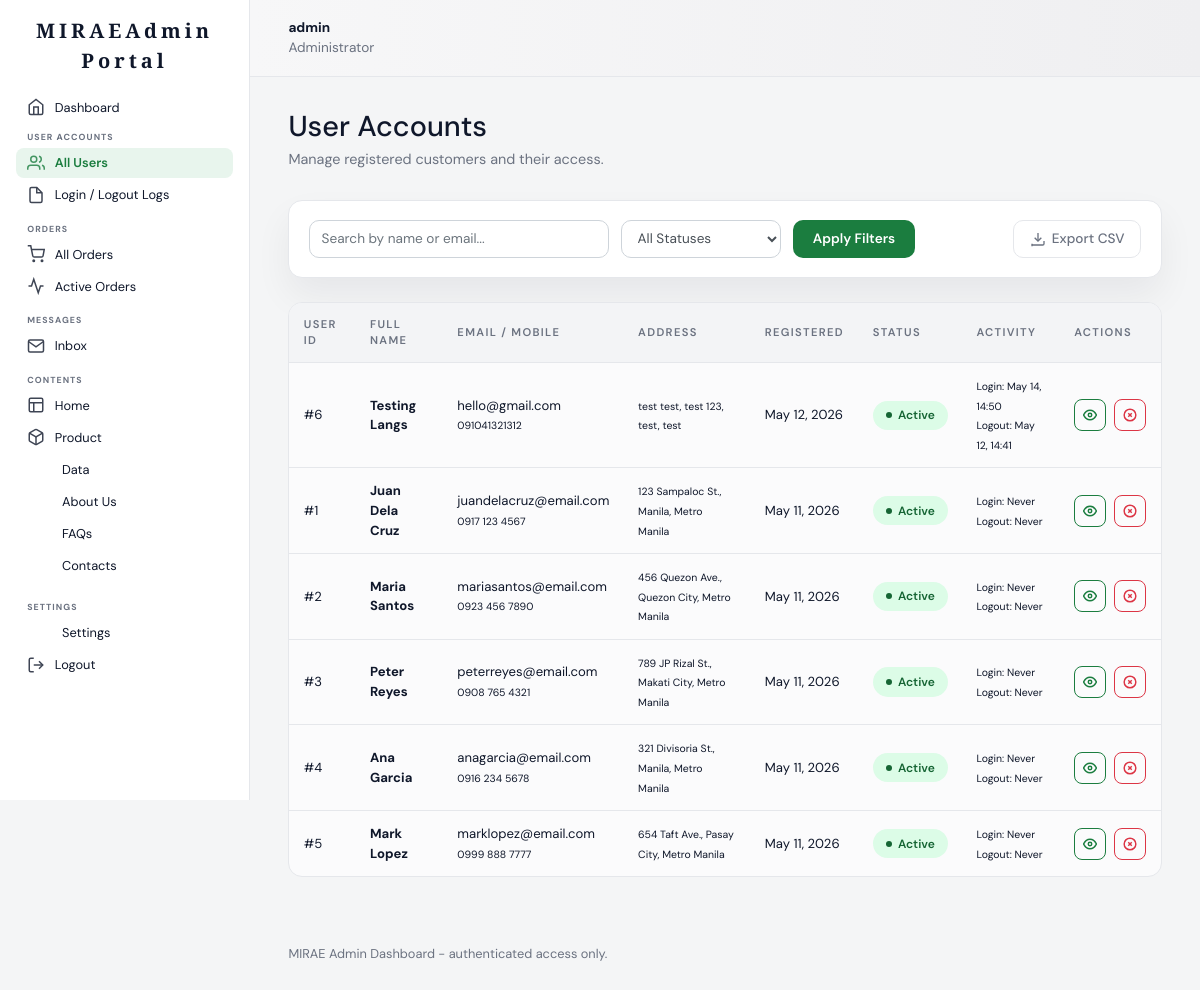
The page /admin/customers.php (signed in) on the database its author committed.
### tables this page shows
CREATE TABLE `customers` (
  `id` int(11) NOT NULL AUTO_INCREMENT,
  `name` varchar(255) NOT NULL,
  `email` varchar(255) NOT NULL,
  `password` varchar(255) NOT NULL,
  `phone` varchar(20) DEFAULT NULL,
  `address` text DEFAULT NULL,
  `city` varchar(100) DEFAULT NULL,
  `province` varchar(100) DEFAULT NULL,
  `postal_code` varchar(20) DEFAULT NULL,
  `status` enum('Active','Inactive') NOT NULL DEFAULT 'Active',
  `notes` text DEFAULT NULL,
  `created_at` timestamp NOT NULL DEFAULT current_timestamp(),
  `last_login` timestamp NULL DEFAULT NULL,
  `last_logout` timestamp NULL DEFAULT NULL,
  PRIMARY KEY (`id`),
  UNIQUE KEY `email` (`email`)
);

### admin/customers.php (the view, shortened to what this page needs)
<?php
require_once __DIR__ . '/../config/db.php';
$search = isset($_GET['search']) ? trim($_GET['search']) : '';
$whereClauses = [];
$whereSql = count($whereClauses) > 0 ? "WHERE " . implode(' AND ', $whereClauses) : '';
$customers = [];
$sql = "SELECT id, name, email, phone, address, city, province, status, created_at, last_login, last_logout
        FROM customers
        $whereSql
        ORDER BY created_at DESC";
if ($result = $conn->query($sql)) {
    while ($row = $result->fetch_assoc()) {
        $customers[] = $row;
    }
}
include __DIR__ . '/includes/header.php';
include __DIR__ . '/includes/sidebar.php';
?>
<main class="admin-content">
    <div class="page-header">
        <h1>User Accounts</h1>
        <p>Manage registered customers and their access.</p>
    </div>
    <section class="table-controls">
        <div style="display: flex; align-items: center; justify-content: space-between; gap: 1rem; flex-wrap: wrap;">
            <form action="" method="get" class="search-form" style="flex: 1;">
                <div style="flex: 1; max-width: 300px;">
                    <input type="text" name="search" class="form-control" placeholder="Search by name or email..." value="<?php echo htmlspecialchars($search); ?>">
                </div>
                <div style="width: 160px;">
                    <select name="status" class="form-control">
                        <option value="">All Statuses</option>
                    </select>
                </div>
                <button type="submit" class="btn btn-primary">Apply Filters</button>
            </form>
            <a href="?export=csv" class="btn btn-outline-secondary">
                <svg viewBox="0 0 24 24" width="16" height="16" fill="none" stroke="currentColor" stroke-width="2" style="margin-right: 6px;"><path d="M21 15v4a2 2 0 0 1-2 2H5a2 2 0 0 1-2-2v4"></path><polyline points="7 10 12 15 17 10"></polyline><line x1="12" y1="15" x2="12" y2="3"></line></svg>
                Export CSV
            </a>
        </div>
    </section>
    <div class="table-wrap">
        <table>
            <thead>
                <tr>
                    <th>User ID</th>
                    <th>Full Name</th>
                    <th>Email / Mobile</th>
                    <th>Address</th>
                    <th>Registered</th>
                    <th>Status</th>
                    <th>Activity</th>
                    <th>Actions</th>
                </tr>
            </thead>
            <tbody>
                <?php if (!$customers) : ?>
                    <tr><td colspan="8">No customers found.</td></tr>
                <?php else : ?>
                    <?php foreach ($customers as $customer) : ?>
                        <tr>
                            <td>#<?php echo htmlspecialchars($customer['id']); ?></td>
                            <td><strong><?php echo htmlspecialchars($customer['name']); ?></strong></td>
                            <td>
                                <div><?php echo htmlspecialchars($customer['email']); ?></div>
                                <small><?php echo htmlspecialchars($customer['phone'] ?? '-'); ?></small>
                            </td>
                            <td>
                                <small>
                                    <?php echo htmlspecialchars($customer['address']); ?>,
                                    <?php echo htmlspecialchars($customer['city']); ?>,
                                    <?php echo htmlspecialchars($customer['province']); ?>
                                </small>
                            </td>
                            <td><?php echo htmlspecialchars(date('M d, Y', strtotime($customer['created_at']))); ?></td>
                            <td>
                                <span class="status-pill <?php echo $customer['status'] === 'Active' ? 'status-completed' : 'status-cancelled'; ?>">
                                    <?php echo htmlspecialchars($customer['status']); ?>
                                </span>
                            </td>
                            <td>
                                <small>Login: <?php echo $customer['last_login'] ? date('M d, H:i', strtotime($customer['last_login'])) : 'Never'; ?></small><br>
                                <small>Logout: <?php echo $customer['last_logout'] ? date('M d, H:i', strtotime($customer['last_logout'])) : 'Never'; ?></small>
                            </td>
                            <td>
                                <div class="icon-actions">
                                    <a href="view_customer.php?id=<?php echo $customer['id']; ?>" class="btn btn-outline-primary btn-sm" title="View Profile">
                                        <svg viewBox="0 0 24 24" width="14" height="14" fill="none" stroke="currentColor" stroke-width="2.5"><path d="M1 12s4-8 11-8 11 8 11 8-4 8-11 8-11-8-11-8z"></path><circle cx="12" cy="12" r="3"></circle></svg>
                                    </a>
                                    <button class="btn <?php echo $customer['status'] === 'Active' ? 'btn-outline-danger' : 'btn-outline-success'; ?> btn-sm btn-icon" title="<?php echo $customer['status'] === 'Active' ? 'Deactivate' : 'Reactivate'; ?>">
                                        <?php if ($customer['status'] === 'Active') : ?>
                                            <svg viewBox="0 0 24 24" width="14" height="14" fill="none" stroke="currentColor" stroke-width="2.5"><circle cx="12" cy="12" r="10"></circle><line x1="15" y1="9" x2="9" y2="15"></line><line x1="9" y1="9" x2="15" y2="15"></line></svg>
                                        <?php else : ?>
                                            <svg viewBox="0 0 24 24" width="14" height="14" fill="none" stroke="currentColor" stroke-width="2.5"><path d="M22 11.08V12a10 10 0 1 1-5.93-9.14"></path><polyline points="22 4 12 14.01 9 11.01"></polyline></svg>
                                        <?php endif; ?>
                                    </button>
                                </div>
                            </td>
                        </tr>
                    <?php endforeach; ?>
                <?php endif; ?>
            </tbody>
        </table>
    </div>
</main>
<?php include __DIR__ . '/includes/footer.php'; ?>

### admin/assets/css/admin.css (style rules this page uses)
:root { --admin-bg: #f4f5f6; --admin-card: #ffffff; --admin-border: #e5e7eb; --admin-text: #0f172a; --admin-muted: #6b7280; --admin-accent: #1b7d3f; --admin-accent-soft: rgba(27, 125, 63, 0.14); --admin-radius: 16px; --admin-shadow: 0 18px 36px rgba(15, 23, 42, 0.06); }
* { box-sizing: border-box; }
body.admin-page { margin: 0; font-family: "DM Sans", "Segoe UI", sans-serif; color: var(--admin-text); background: var(--admin-bg); }
a, a:hover { color: inherit; text-decoration: none !important; }
.table-controls { margin-bottom: 1.5rem; background: var(--admin-card); padding: 1.2rem; border-radius: 14px; border: 1px solid var(--admin-border); box-shadow: var(--admin-shadow); }
.search-form { display: flex; align-items: center; gap: 0.75rem; flex-wrap: wrap; }
.search-form .form-control { height: 38px; border-radius: 10px; font-size: 0.85rem; }
.admin-content { padding: 2rem 2.4rem 3rem; max-width: 1250px; }
.page-header { display: flex; flex-direction: column; gap: 0.35rem; margin-bottom: 1.8rem; }
.page-header h1 { margin: 0; font-size: 1.8rem; }
.page-header p { margin: 0; color: var(--admin-muted); font-size: 0.9rem; }
.icon-actions { display: flex; align-items: center; gap: 0.5rem; }
.btn-sm { height: 32px; padding: 0 0.8rem; font-size: 0.75rem; border-radius: 8px; }
.btn-icon { width: 32px !important; height: 32px !important; padding: 0 !important; display: inline-flex !important; align-items: center !important; justify-content: center !important; flex-shrink: 0 !important; }
.btn-primary { display: inline-flex; align-items: center; justify-content: center; text-decoration: none; background: var(--admin-accent); color: #ffffff; padding: 0 1.2rem; height: 38px; border-radius: 10px; font-size: 0.85rem; font-weight: 600; border: 1px solid transparent; cursor: pointer; transition: all 0.2s ease; }
.btn-outline-primary { display: inline-flex; align-items: center; justify-content: center; background: transparent; color: var(--admin-accent); border: 1px solid var(--admin-accent); padding: 0 0.9rem; height: 32px; border-radius: 8px; font-size: 0.8rem; font-weight: 600; cursor: pointer; transition: all 0.2s ease; }
.btn-outline-danger { display: inline-flex; align-items: center; justify-content: center; background: transparent; color: #b91c1c; border: 1px solid #b91c1c; height: 32px; padding: 0 0.9rem; border-radius: 8px; font-size: 0.8rem; font-weight: 600; cursor: pointer; transition: all 0.2s ease; }
.btn-outline-secondary { display: inline-flex; align-items: center; justify-content: center; height: 38px; padding: 0 1rem; border-radius: 10px; border: 1px solid var(--admin-border); background: transparent; color: var(--admin-muted); font-size: 0.85rem; font-weight: 500; transition: all 0.2s ease; }
.btn-outline-danger { background: transparent; color: #dc3545; border: 1px solid #dc3545; padding: 0.45rem 0.9rem; border-radius: 10px; font-size: 0.8rem; font-weight: 600; cursor: pointer; transition: all 0.2s ease; }
.table-wrap { overflow: hidden; border-radius: 14px; border: 1px solid var(--admin-border); background: #fbfbfc; }
.table-wrap table { width: 100%; border-collapse: collapse; font-size: 0.82rem; }
.table-wrap th, .table-wrap td { padding: 0.8rem 0.9rem; border-bottom: 1px solid var(--admin-border); text-align: left; vertical-align: middle; }
.table-wrap th { background: #f3f4f6; color: var(--admin-muted); font-weight: 600; font-size: 0.7rem; text-transform: uppercase; letter-spacing: 0.12em; }
.table-wrap tr:last-child td { border-bottom: none; }
.status-pill { display: inline-flex; align-items: center; justify-content: center; padding: 0.2rem 0.6rem; border-radius: 999px; font-size: 0.7rem; font-weight: 600; }
.status-completed { background: #dcfce7; color: #15803d; }
.icon-actions .btn { width: 32px; height: 32px; padding: 0; display: inline-flex; align-items: center; justify-content: center; border-radius: 8px; }
.status-pill { padding: 0.35rem 0.8rem; border-radius: 999px; font-size: 0.75rem; font-weight: 600; display: inline-flex; align-items: center; gap: 0.4rem; }
.status-pill::before { content: ""; width: 6px; height: 6px; border-radius: 50%; background: currentColor; }
.status-completed { background: #dcfce7; color: #166534; }

### rows shown on the page
customers: id "6", name "Testing Langs", email "hello@gmail.com", phone "091041321312", address "test test, test 123", city "test", province "test", created_at "May 12, 2026", status "Active", last_login "May 14, 14:50", last_logout "May 12, 14:41"
customers: id "1", name "Juan Dela Cruz", email "juandelacruz@email.com", phone "0917 123 4567", address "123 Sampaloc St.", city "Manila", province "Metro Manila", created_at "May 11, 2026", status "Active", shows "Never"
customers: id "2", name "Maria Santos", email "mariasantos@email.com", phone "0923 456 7890", address "456 Quezon Ave.", city "Quezon City", province "Metro Manila", created_at "May 11, 2026", status "Active", shows "Never"
customers: id "3", name "Peter Reyes", email "peterreyes@email.com", phone "0908 765 4321", address "789 JP Rizal St.", city "Makati City", province "Metro Manila", created_at "May 11, 2026", status "Active", shows "Never"
customers: id "4", name "Ana Garcia", email "anagarcia@email.com", phone "0916 234 5678", address "321 Divisoria St.", city "Manila", province "Metro Manila", created_at "May 11, 2026", status "Active", shows "Never"
customers: id "5", name "Mark Lopez", email "marklopez@email.com", phone "0999 888 7777", address "654 Taft Ave.", city "Pasay City", province "Metro Manila", created_at "May 11, 2026", status "Active", shows "Never"

### other values the page prints
$adminName "admin"
$adminRole "Administrator"
